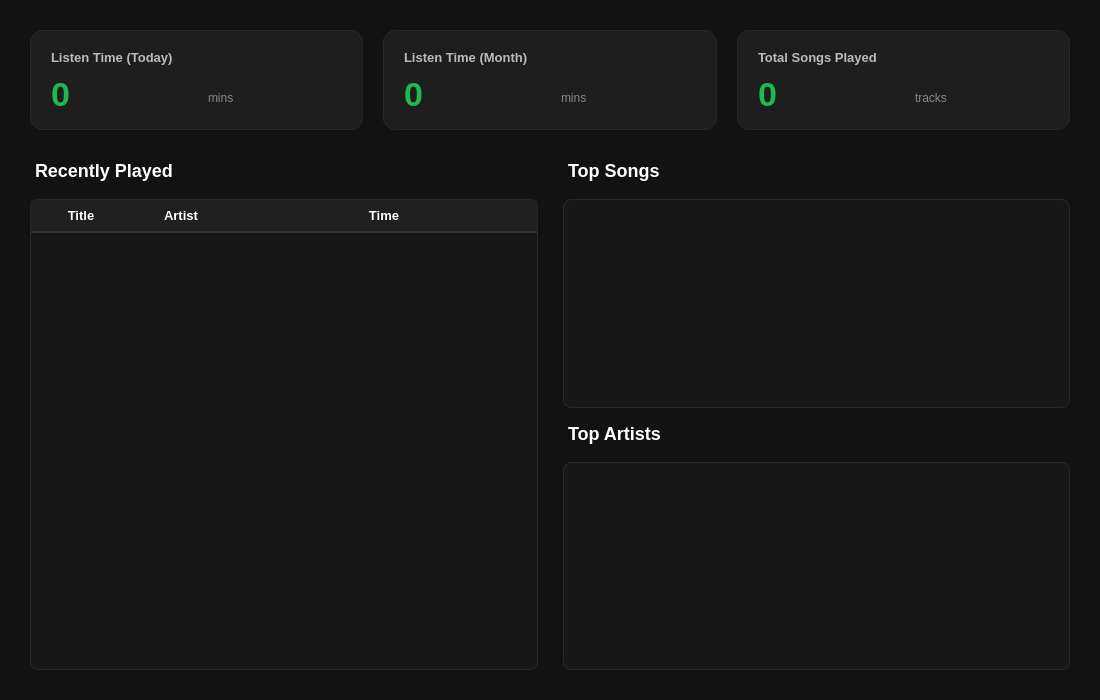
<?xml version="1.0" encoding="UTF-8"?>
<ui version="4.0">
 <class>PersonalView</class>
 <widget class="QWidget" name="PersonalView">
  <property name="geometry">
   <rect>
    <x>0</x>
    <y>0</y>
    <width>1100</width>
    <height>700</height>
   </rect>
  </property>
  <property name="windowTitle">
   <string>Personal Statistics</string>
  </property>
  <property name="styleSheet">
   <string notr="true">
    QWidget#PersonalView {
        background-color: #121212;
        color: #ffffff;
        font-family: &quot;Segoe UI&quot;, &quot;Arial&quot;, sans-serif;
    }

    /* --- CARDS (Thẻ thống kê) --- */
    QFrame#cardToday, QFrame#cardMonth, QFrame#cardTotal {
        background-color: #1e1e1e;
        border-radius: 12px;
        border: 1px solid #282828;
    }
    QFrame#cardToday:hover, QFrame#cardMonth:hover, QFrame#cardTotal:hover {
        background-color: #252525;
        border: 1px solid #444;
    }

    /* --- TEXT LABELS (Chữ chung) --- */
    QLabel { color: #bbbbbb; } /* Tăng độ sáng cho label chung */
    
    /* Tiêu đề chính (Recently Played, Top Songs...) */
    QLabel#lblTitleHistory, QLabel#lblTitleSongs, QLabel#lblTitleArtists {
        color: #ffffff;
        font-size: 18px; /* Tăng kích thước */
        font-weight: bold;
        margin-bottom: 8px;
        margin-top: 5px;
    }
    
    /* Tiêu đề nhỏ trong thẻ (Listen Time...) */
    QLabel#lblHeaderToday, QLabel#lblHeaderMonth, QLabel#lblHeaderTotal {
        color: #bbbbbb; /* Sáng hơn màu cũ #888 */
        font-size: 13px;
        font-weight: bold;
    }
    
    /* Số liệu thống kê to */
    QLabel#lblStatToday, QLabel#lblStatMonth, QLabel#lblTotalSongs {
        color: #1DB954; /* Giữ nguyên màu xanh Spotify */
        font-size: 34px;
        font-weight: bold;
    }
    
    /* Đơn vị (mins, tracks) */
    QLabel#lblUnitToday, QLabel#lblUnitMonth, QLabel#lblUnitTotal {
        color: #888;
        font-size: 12px;
        margin-bottom: 6px;
    }

    /* --- TABLE (HISTORY) --- */
    QTableWidget {
        background-color: #181818;
        border: 1px solid #282828;
        border-radius: 8px;
        outline: none;
        gridline-color: #282828;
    }
    QTableWidget::item {
        padding: 5px;
        color: #e0e0e0; /* Chữ trong bảng sáng hơn */
        border-bottom: 1px solid #222;
        font-size: 13px;
    }
    QTableWidget::item:hover {
        background-color: #282828;
    }
    
    /* Header (Tiêu đề cột: Title, Artist...) - QUAN TRỌNG */
    QHeaderView::section {
        background-color: #202020; /* Nền header sáng hơn nền bảng 1 chút */
        color: #ffffff;            /* Chữ màu trắng hoàn toàn cho rõ */
        padding: 6px;
        border: none;
        border-bottom: 2px solid #333; /* Đường kẻ dưới chân header */
        font-weight: bold;
        font-size: 13px;          /* Chữ to hơn */
    }
    QTableCornerButton::section {
        background-color: #202020;
        border: none;
    }

    /* --- LISTS (Top Songs/Artists) --- */
    QListWidget {
        background-color: #181818;
        border-radius: 8px;
        border: 1px solid #282828;
        outline: none;
    }
    QListWidget::item {
        padding: 10px;
        color: #e0e0e0; /* Chữ sáng hơn */
        border-bottom: 1px solid #222;
        font-size: 13px;
    }
    QListWidget::item:hover {
        background-color: #282828;
        color: #ffffff;
    }
    QListWidget::item:selected {
        background-color: #333;
        color: #1DB954;
        border-left: 3px solid #1DB954; /* Điểm nhấn khi chọn */
    }

    /* --- SCROLLBARS --- */
    QScrollBar:vertical {
        border: none;
        background: #121212;
        width: 10px;
        margin: 0;
    }
    QScrollBar::handle:vertical {
        background: #404040;
        min-height: 30px;
        border-radius: 5px;
    }
    QScrollBar::handle:vertical:hover {
        background: #1DB954;
    }
    QScrollBar::add-line:vertical, QScrollBar::sub-line:vertical {
        height: 0px;
    }
   </string>
  </property>
  <layout class="QVBoxLayout" name="mainLayout">
   <property name="spacing">
    <number>25</number>
   </property>
   <property name="leftMargin">
    <number>30</number>
   </property>
   <property name="topMargin">
    <number>30</number>
   </property>
   <property name="rightMargin">
    <number>30</number>
   </property>
   <property name="bottomMargin">
    <number>30</number>
   </property>
   <item>
    <layout class="QHBoxLayout" name="statsLayout">
     <property name="spacing">
      <number>20</number>
     </property>
     <item>
      <widget class="QFrame" name="cardToday">
       <property name="minimumSize">
        <size>
         <width>0</width>
         <height>100</height>
        </size>
       </property>
       <property name="frameShape">
        <enum>QFrame::NoFrame</enum>
       </property>
       <layout class="QVBoxLayout" name="verticalLayout_2">
        <property name="leftMargin">
         <number>20</number>
        </property>
        <property name="topMargin">
         <number>15</number>
        </property>
        <property name="bottomMargin">
         <number>15</number>
        </property>
        <item>
         <widget class="QLabel" name="lblHeaderToday">
          <property name="text">
           <string>Listen Time (Today)</string>
          </property>
         </widget>
        </item>
        <item>
         <layout class="QHBoxLayout" name="horizontalLayout_2">
          <property name="spacing">
           <number>5</number>
          </property>
          <item>
           <widget class="QLabel" name="lblStatToday">
            <property name="text">
             <string>0</string>
            </property>
           </widget>
          </item>
          <item>
           <widget class="QLabel" name="lblUnitToday">
            <property name="text">
             <string>mins</string>
            </property>
            <property name="alignment">
             <set>Qt::AlignBottom|Qt::AlignLeading|Qt::AlignLeft</set>
            </property>
           </widget>
          </item>
         </layout>
        </item>
       </layout>
      </widget>
     </item>
     <item>
      <widget class="QFrame" name="cardMonth">
       <property name="minimumSize">
        <size>
         <width>0</width>
         <height>100</height>
        </size>
       </property>
       <property name="frameShape">
        <enum>QFrame::NoFrame</enum>
       </property>
       <layout class="QVBoxLayout" name="verticalLayout_3">
        <property name="leftMargin">
         <number>20</number>
        </property>
        <property name="topMargin">
         <number>15</number>
        </property>
        <property name="bottomMargin">
         <number>15</number>
        </property>
        <item>
         <widget class="QLabel" name="lblHeaderMonth">
          <property name="text">
           <string>Listen Time (Month)</string>
          </property>
         </widget>
        </item>
        <item>
         <layout class="QHBoxLayout" name="horizontalLayout_3">
          <property name="spacing">
           <number>5</number>
          </property>
          <item>
           <widget class="QLabel" name="lblStatMonth">
            <property name="text">
             <string>0</string>
            </property>
           </widget>
          </item>
          <item>
           <widget class="QLabel" name="lblUnitMonth">
            <property name="text">
             <string>mins</string>
            </property>
            <property name="alignment">
             <set>Qt::AlignBottom|Qt::AlignLeading|Qt::AlignLeft</set>
            </property>
           </widget>
          </item>
         </layout>
        </item>
       </layout>
      </widget>
     </item>
     <item>
      <widget class="QFrame" name="cardTotal">
       <property name="minimumSize">
        <size>
         <width>0</width>
         <height>100</height>
        </size>
       </property>
       <property name="frameShape">
        <enum>QFrame::NoFrame</enum>
       </property>
       <layout class="QVBoxLayout" name="verticalLayout_4">
        <property name="leftMargin">
         <number>20</number>
        </property>
        <property name="topMargin">
         <number>15</number>
        </property>
        <property name="bottomMargin">
         <number>15</number>
        </property>
        <item>
         <widget class="QLabel" name="lblHeaderTotal">
          <property name="text">
           <string>Total Songs Played</string>
          </property>
         </widget>
        </item>
        <item>
         <layout class="QHBoxLayout" name="horizontalLayout_4">
          <property name="spacing">
           <number>5</number>
          </property>
          <item>
           <widget class="QLabel" name="lblTotalSongs">
            <property name="text">
             <string>0</string>
            </property>
           </widget>
          </item>
          <item>
           <widget class="QLabel" name="lblUnitTotal">
            <property name="text">
             <string>tracks</string>
            </property>
            <property name="alignment">
             <set>Qt::AlignBottom|Qt::AlignLeading|Qt::AlignLeft</set>
            </property>
           </widget>
          </item>
         </layout>
        </item>
       </layout>
      </widget>
     </item>
    </layout>
   </item>
   <item>
    <layout class="QHBoxLayout" name="contentLayout">
     <property name="spacing">
      <number>25</number>
     </property>
     <item>
      <layout class="QVBoxLayout" name="historyLayout">
       <property name="spacing">
        <number>10</number>
       </property>
       <item>
        <widget class="QLabel" name="lblTitleHistory">
         <property name="text">
          <string>Recently Played</string>
         </property>
        </widget>
       </item>
       <item>
        <widget class="QTableWidget" name="tableHistory">
         <property name="focusPolicy">
          <enum>Qt::NoFocus</enum>
         </property>
         <property name="frameShape">
          <enum>QFrame::NoFrame</enum>
         </property>
         <property name="editTriggers">
          <set>QAbstractItemView::NoEditTriggers</set>
         </property>
         <property name="showDropIndicator" stdset="0">
          <bool>false</bool>
         </property>
         <property name="dragDropOverwriteMode">
          <bool>false</bool>
         </property>
         <property name="selectionMode">
          <enum>QAbstractItemView::SingleSelection</enum>
         </property>
         <property name="selectionBehavior">
          <enum>QAbstractItemView::SelectRows</enum>
         </property>
         <property name="showGrid">
          <bool>false</bool>
         </property>
         <property name="wordWrap">
          <bool>false</bool>
         </property>
         <property name="cornerButtonEnabled">
          <bool>false</bool>
         </property>
         <attribute name="horizontalHeaderVisible">
          <bool>true</bool>
         </attribute>
         <attribute name="horizontalHeaderHighlightSections">
          <bool>false</bool>
         </attribute>
         <attribute name="horizontalHeaderStretchLastSection">
          <bool>true</bool>
         </attribute>
         <attribute name="verticalHeaderVisible">
          <bool>false</bool>
         </attribute>
         <column>
          <property name="text">
           <string>Title</string>
          </property>
         </column>
         <column>
          <property name="text">
           <string>Artist</string>
          </property>
         </column>
         <column>
          <property name="text">
           <string>Time</string>
          </property>
         </column>
        </widget>
       </item>
      </layout>
     </item>
     <item>
      <layout class="QVBoxLayout" name="topsLayout">
       <property name="spacing">
        <number>10</number>
       </property>
       <item>
        <widget class="QLabel" name="lblTitleSongs">
         <property name="text">
          <string>Top Songs</string>
         </property>
        </widget>
       </item>
       <item>
        <widget class="QListWidget" name="listTopSongs">
         <property name="focusPolicy">
          <enum>Qt::NoFocus</enum>
         </property>
        </widget>
       </item>
       <item>
        <widget class="QLabel" name="lblTitleArtists">
         <property name="text">
          <string>Top Artists</string>
         </property>
        </widget>
       </item>
       <item>
        <widget class="QListWidget" name="listTopArtists">
         <property name="focusPolicy">
          <enum>Qt::NoFocus</enum>
         </property>
        </widget>
       </item>
      </layout>
     </item>
    </layout>
   </item>
  </layout>
 </widget>
 <resources/>
 <connections/>
</ui>
